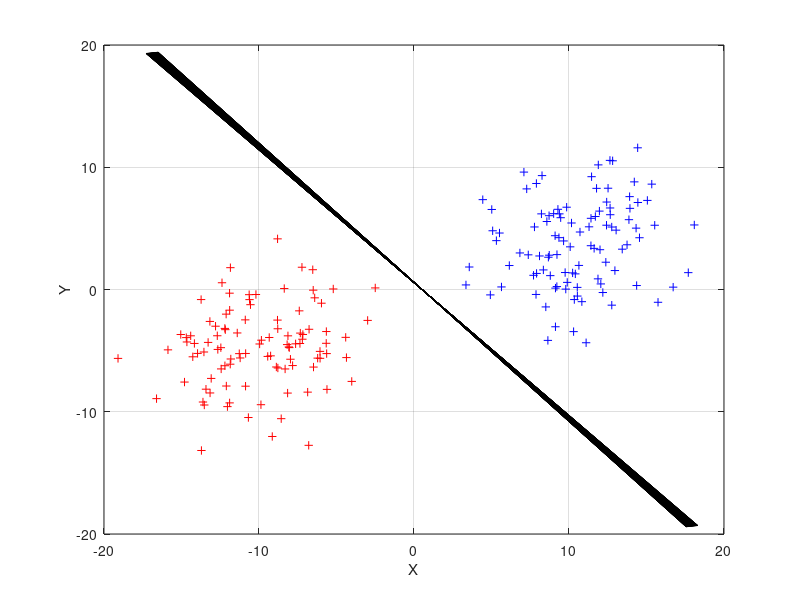

Reproduce this figure in MATLAB.
clear all
close all
clc

% ANN Project 1
% Create data which is then used for perceptron learning

%%          3.1.1 create Datasets
% Create 2 datasets of multivariant distribution(with mu and sigma)
% with linearly seperable data (100 points per class)

%rng default;                    %Will always produce the same randon data
% first group od data
mu1 = [10,4];
sigma1 = [10,1;1,10];
data1 = mvnrnd(mu1,sigma1,100);

%second group of data
mu2 = [-10,-4];
sigma2 = [10,1;1,10];
data2 = mvnrnd(mu2,sigma2,100);

% combine data into one matrix
all_data = [data1; data2];
all_data = all_data';
bias = ones(1,200);
all_data = [all_data; bias];

% Create an output matrix
target1 = ones(1,100);
target2 = -1.*ones(1,100);
target = [target1, target2];

%%          Plotting

figure(1)
plot(all_data(1,1:100),all_data(2,1:100),'b+')
grid on
xlabel('X')
ylabel('Y')

hold on
plot(all_data(1,101:200),all_data(2,101:200),'r+')

%%          3.1.2 Single-layer perceptron

% perceptron learning
% using a batch learning algorithm
% Learning parameters with rate and maximum number of iterations
alpha = 0.7;
eta = 0.001;
max_iter = 100;
%min_error = 0;

% create a weight matrix
[numDims, numInst] = size(all_data);
numClasses = size(target,1);
weights = rand(numClasses, numDims);
delta_weight = zeros(numClasses, numDims);

% actual output of each epoch
out = zeros(1,200);
iter = 0;

while iter <= max_iter
    iter = iter + 1;
    
    %for i = 1:length(all_data)
        
        % forward pass
        y = all_data(1,:) * weights(1,1)...
            + all_data(2,:) * weights(1,2)...
            + all_data(3,:) * weights(1,3);                                 %bias part
        out = 2./(1 + exp(-y)) - 1;
        
        %backward pass
        delta_out = (out - target).*(1 + out).*(1 - out).*0.5;
        
        %weight update
        delta_weight(1,1) = (delta_weight(1,1) .* alpha) - (delta_out * all_data(1,:)') .* (1-alpha);
        weights(1,1) = weights(1,1) + delta_weight(1,1) .* eta;
        delta_weight(1,2) = (delta_weight(1,2) .* alpha) - (delta_out * all_data(2,:)') .* (1-alpha);
        weights(1,2) = weights(1,2) + delta_weight(1,2) .* eta;
        %bias weight update
        delta_weight(1,3) = (delta_weight(1,3) .* alpha) - (delta_out * all_data(3,:)') .* (1-alpha);
        weights(1,3) = weights(1,3) + delta_weight(1,3) .* eta;
        
    %end

%Plotting of weights
hold on
axis([-20 20 -20 20])
pointx = [(-20*weights(1,1) + weights(1,3)), (20*weights(1,1) + weights(1,3))];
pointy = [20*weights(1,2),-20*weights(1,2)];
line(pointx,pointy,'Color','black','LineStyle','-')

pause(0.1)
end
hold off

% Calculate mean square error
meansquare_error = mean(delta_out.^2)
% Show misclassifications
missclass = 0;
for i = 1:length(target)
    if i <= 100 && out(i) < 0
        missclass = missclass + 1;
        missclass_data = i;
    elseif i > 100 && out(i) > 0
        missclass = missclass + 1;
        missclass_data = i;
    end
end

missclass

%% delta learning
